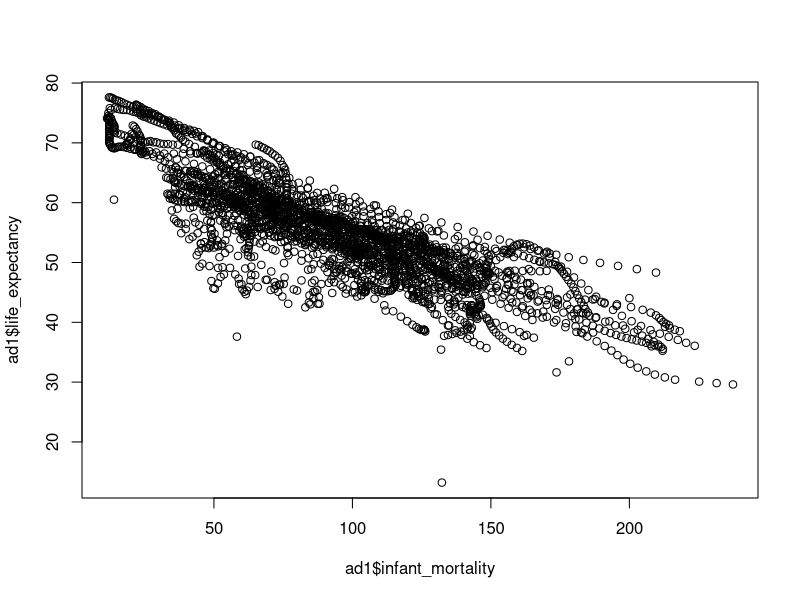
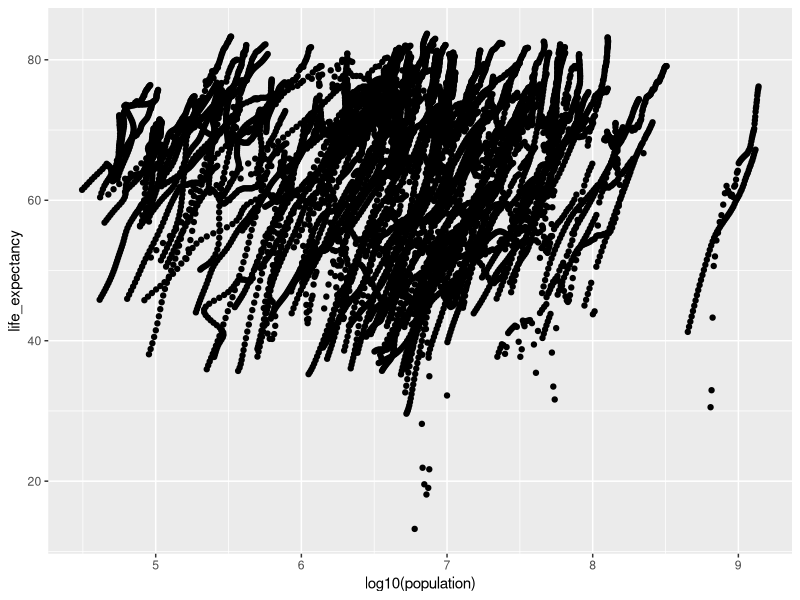
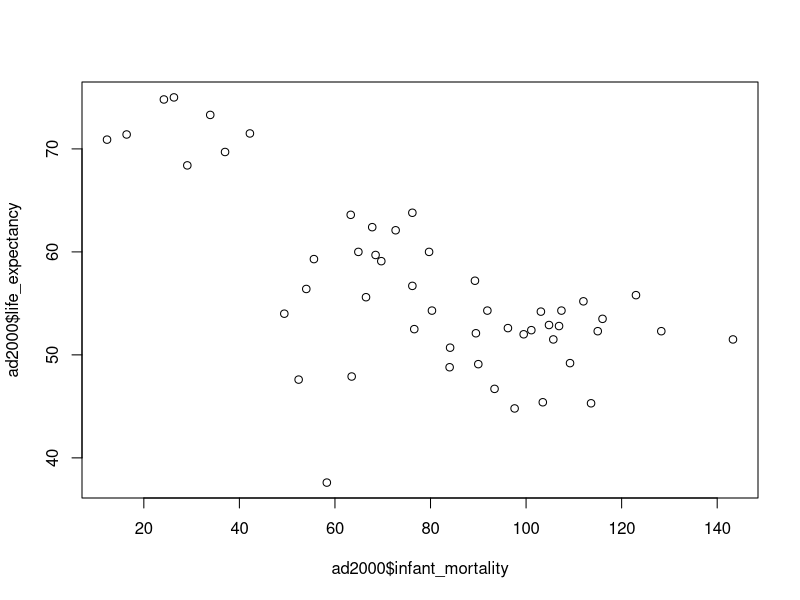
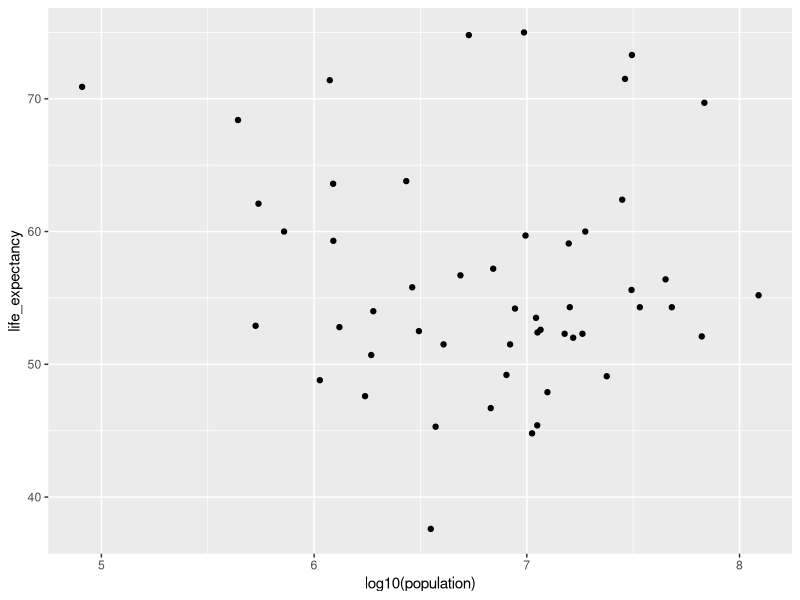

R code for these plots, in order: (Note: this script raises an error after producing the figures.)
## ---- chunk 1
#installed and calling dslabs, tidyverse
library(dslabs)
library(tidyverse)
library(ggplot2)

#open help page for gapminder data and explore the data structure, class, and contents
help(gapminder) #help page
str(gapminder) #structure
summary(gapminder) #contents
class(gapminder) #class

gapminder
## ---- chunk 2
#filtering gapminder data to include only Africa
africadata = dplyr::filter(gapminder, continent == "Africa")
str(africadata) #explore structure
summary(africadata) #explore filtered data
## ---- chunk 3
#selection of variables from africadata
ad1 = dplyr::select(africadata, infant_mortality, life_expectancy) #selecting infant_mortality and #life expectancy

ad2 = dplyr::select(africadata, population, life_expectancy) #selecting pop and life expectancy

#exploring structure and data contents for each new data set
str(ad1) #structure for ad1
str(ad2) #structure for ad2
summary(ad1) #content summary for ad1
summary(ad2) #content summary for ad2
## ---- chunk 4
plot(ad1$infant_mortality, ad1$life_expectancy)
#plot(ad2$population, ad2$life_expectancy)

plot2 = ggplot(gapminder, aes(log10(population), life_expectancy)) + geom_point()
plot2
## ---- chunk 5
#filter and select null infant mortality years in africa data
adna <- africadata %>% dplyr::filter(is.na(infant_mortality)) %>% dplyr::select(year)
adna$year #print all years with null infant mortality

#filtering to only the year 2000
ad2000 <- africadata %>% dplyr::filter(year == 2000)
summary(ad2000) #summary of contents
str(ad2000) #structure
## ---- chunk 6
#plotting infant mortality by life expectancy for year 2000
plot(ad2000$infant_mortality, ad2000$life_expectancy)
#plotting life population by life expectancy for year 2000 on population axis scaled by log10
plot3 = ggplot(ad2000, aes(log10(population), life_expectancy)) + geom_point()
plot3 #print plot
## ---- chunk 7
#life_expectancy~infant_mortality model fit for year 2000
inf_le_fit = lm(life_expectancy~infant_mortality, data = ad2000)
##life_expectancy~population model fit for year 2000
pop_le_fit = lm(life_expectancy~population, data = ad2000)

summary(inf_le_fit)
summary(pop_le_fit)
## ---- chunk 8
regression = lm(african_mortality$life_expectancy ~ african_mortality$population)
rsq <- function(x, y) summary(lm(african_mortality$life_expectancy ~ african_mortality$population))$r.squared
r_square = round(rsq(obs, mod), 3)

coeff = round(summary(regression)$coefficients[2],9)
y_int = round(summary(regression)$coefficients[1],3)
plot(
  african_mortality$population,
  african_mortality$life_expectancy,
  main='African Life Expectancy \n Population Effect',
  xlab='Population',
  ylab='Life Expectancy',
  col='pink', 
  bg='purple', 
  pch = 21,
)
## ---- chunk 9
#open help page for mice_weights data and explore the data structure, class, and contents
help(mice_weights) #help page
str(mice_weights) #structure
summary(mice_weights) #contents
class(mice_weights) #class

mice_weights

#filtering out any null values. data is already mostly clean with just 8 null entries in the entire data set (4 each in two variables)
mw_clean <- mice_weights %>%  dplyr::filter(!(is.na(bone_density)), !(is.na(percent_fat)))


#checking distribution (boxplot) of percent_fat as a predictor of body_weight by sex.
mw_clean %>% ggplot(aes(percent_fat, body_weight)) + geom_boxplot() + facet_wrap(~sex)

#checking distribution of diet as a predictor of body_weight by sex
mw_clean %>% ggplot(aes(diet, body_weight)) + geom_boxplot() + facet_wrap(~sex)

#scatter of percent_fat as a predictor of body_weight by sex.
mw_clean %>% ggplot(aes(percent_fat, body_weight)) + geom_point() + facet_wrap(~sex)

#scatter of bone_density as a predictor of body_weight by sex.
mw_clean %>% ggplot(aes(bone_density, body_weight)) + geom_point() + facet_wrap(~sex)
## ---- chunk 10
#fitting two linear models for bodyweight by percent fat and bone density
mw_pf_bw_fit = lm(body_weight~percent_fat, data = mw_clean)
mw_bd_bw_fit = lm(body_weight~bone_density, data = mw_clean)

#summary of each model
summary(mw_pf_bw_fit)
summary(mw_bd_bw_fit)
